Frame 1 (no input): blank canvas, image omitted
Frame 60 (the mouse pressed at the canvas centre just before this capture): blank canvas, image omitted
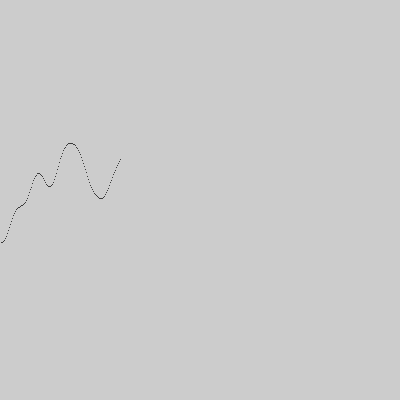
Frame 120 (the mouse held since frame 60 and released just before this capture)

The Processing sketch whose frames 1 and 60 were blank and that drew this single picture after the mouse press (run headless with seeded random() and noise(); from frame 60 on, the mouse is pressed at the canvas centre):

// Processing sketch: Perlin_noise_2
// ── Perlin_noise_2.pde
float time=0.0;
float increment=0.01;
int advance = 1;

void setup(){
  size(400,400);
}

void draw(){
  //background(255);
  
  float n = noise(time) * width;
  
  fill(0);
  point(advance, height*noise(time));
  
  /*
  if(advance == width){
  advance = 0;
  }
  */
  
  time += increment;
  advance++;
}
